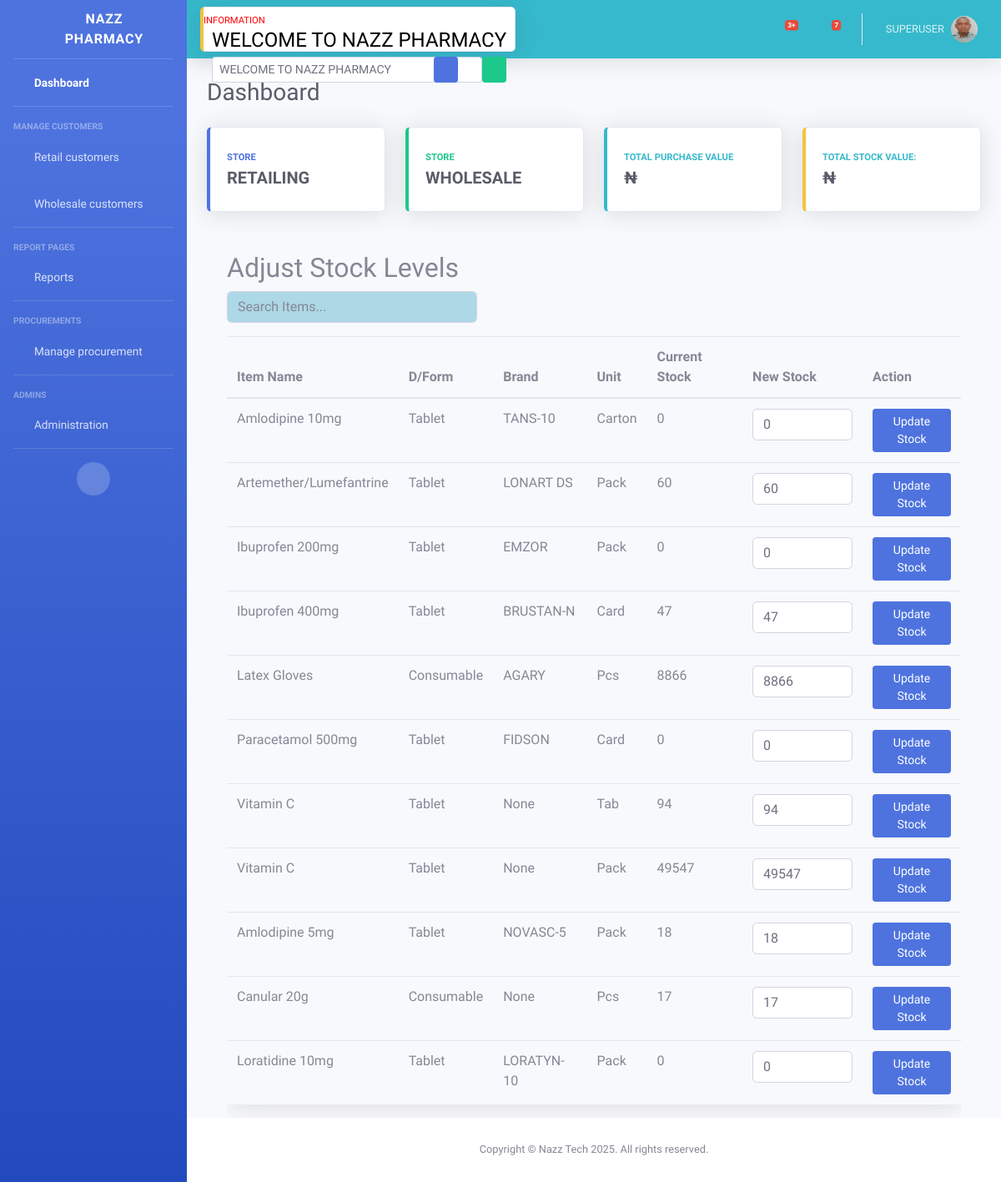
The page /adjust-stock-levels/ (signed in) on the database as committed earlier.
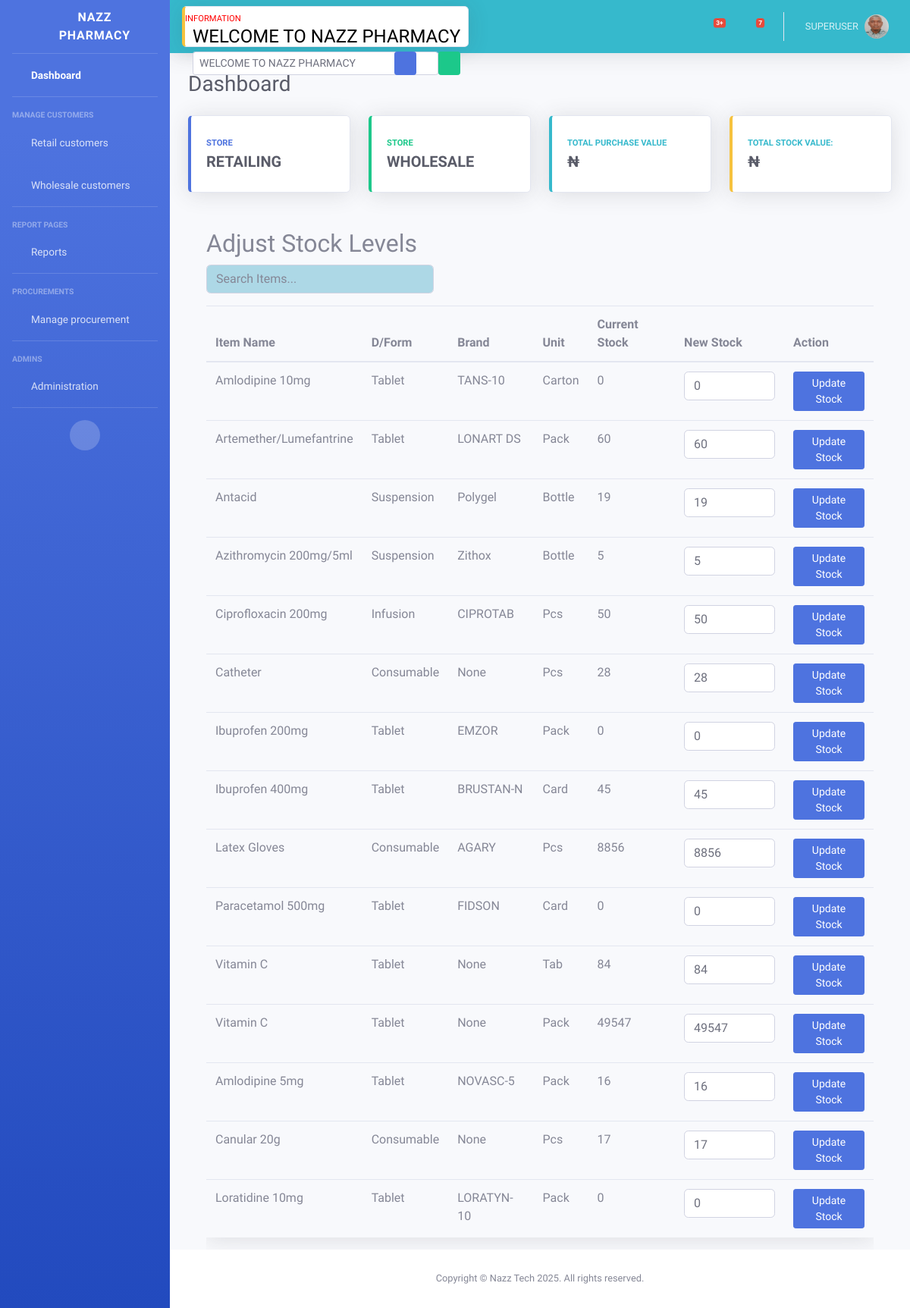
The same page on the database as committed later.
### store/models.py (models this page shows, shortened)
class Item(models.Model):
    name = models.CharField(max_length=200)
    dosage_form = models.CharField(max_length=200, blank=True, null=True)  # Removed choices to allow any value
    brand = models.CharField(max_length=200, blank=True, null=True)
    unit = models.CharField(max_length=200, blank=True, null=True)  # Removed choices to allow any value
    cost = models.DecimalField(max_digits=12, decimal_places=2, default=0)
    price = models.DecimalField(max_digits=12, decimal_places=2, default=0)
    markup = models.DecimalField(max_digits=6, decimal_places=2, default=0, choices=MARKUP_CHOICES)
    stock = models.PositiveIntegerField(default=0, null=True, blank=True)
    low_stock_threshold = models.PositiveIntegerField(default=0, null=True, blank=True)
    exp_date = models.DateField(null=True, blank=True)
    class Meta:
        ordering = ('name',)

### store/views.py (the view)
# urls.py: path('adjust-stock-levels/', views.adjust_stock_levels, name='adjust_stock_levels'),
@user_passes_test(lambda u: u.is_superuser)
@login_required
def adjust_stock_levels(request):
    items = Item.objects.all().order_by('name')
    return render(request, 'store/adjust_stock_level.html', {'items': items})

### store/context_processors.py (called while the page is built)
def marquee_context(request):
    return {
        'marquee_text': cache.get('marquee_text', 'WELCOME TO NAZZ PHARMACY')
    }

### userauth/models.py (called while the page is built)
    @classmethod
    def log_activity(cls, user, action, action_type='OTHER', target_model=None, target_id=None,
                    ip_address=None, user_agent=None):
        return cls.objects.create(
            user=user,
            action=action,
            action_type=action_type,
            target_model=target_model,
            target_id=target_id,
            ip_address=ip_address,
            user_agent=user_agent
        )

### userauth/permissions.py (called while the page is built)
def is_admin(user):
    return user.is_authenticated and user.profile.user_type == 'Admin'

def is_manager(user):
    return user.is_authenticated and user.profile.user_type == 'Manager'

def is_pharmacist(user):
    return user.is_authenticated and user.profile.user_type == 'Pharmacist'

def is_pharm_tech(user):
    return user.is_authenticated and user.profile.user_type == 'Pharm-Tech'

def is_salesperson(user):
    return user.is_authenticated and user.profile.user_type == 'Salesperson'

def is_admin_or_manager(user):
    return user.is_authenticated and user.profile.user_type in ['Admin', 'Manager']

### templates/store/adjust_stock_level.html (shortened to what this page needs)
{% extends "partials/base.html" %}
{% block content %}
<div class="container mt-4">
    <h2>Adjust Stock Levels</h2>
    <div class="mb-3">
        <input type="text"
               class="form-control"
               style="width: 300px; background-color: lightblue;"
               placeholder="Search Items..."
               name="q"
               hx-get="{% url 'store:search_for_adjustment' %}"
               hx-target="#items-table"
               hx-trigger="keyup changed delay:500ms"
               hx-include="this">
    </div>
    <div class="table-responsive">
        <table class="table table-hover shadow">
            <thead>
                <tr>
                    <th>Item Name</th>
                    <th>D/Form</th>
                    <th>Brand</th>
                    <th>Unit</th>
                    <th>Current Stock</th>
                    <th>New Stock</th>
                    <th>Action</th>
                </tr>
            </thead>
            <tbody id="items-table">
                {% for item in items %}
                <tr id="item-row-{{ item.id }}">
                    <td>{{ item.name|title }}</td>
                    <td>{{ item.dosage_form }}</td>
                    <td>{{ item.brand }}</td>
                    <td>{{ item.unit }}</td>
                    <td>{{ item.stock }}</td>
                    <td>
                        <input type="number"
                               class="form-control"
                               style="width: 120px;"
                               id="new-stock-{{ item.id }}"
                               name="new-stock-{{ item.id }}"
                               value="{{ item.stock }}"
                               min="0">
                    </td>
                    <td>
                        <button class="btn btn-primary btn-sm"
                                hx-post="{% url 'store:adjust_stock_level' item.id %}"
                                hx-include="#new-stock-{{ item.id }}"
                                hx-target="#item-row-{{ item.id }}"
                                hx-swap="outerHTML">
                            Update Stock
                        </button>
                    </td>
                </tr>
                {% endfor %}
            </tbody>
        </table>
    </div>
</div>
{% endblock %}

Rows that differ between the two databases and show on the page:
added Item: name "Antacid", dosage_form "Suspension", brand "Polygel", unit "Bottle", stock "19"
added Item: name "Azithromycin 200mg/5ml", dosage_form "Suspension", brand "Zithox", unit "Bottle", stock "5"
added Item: name "Ciprofloxacin 200mg", dosage_form "Infusion", brand "CIPROTAB", unit "Pcs", stock "50"
added Item: name "Catheter", dosage_form "Consumable", brand "None", unit "Pcs", stock "28"
changed Item "Ibuprofen 400mg": stock "47" → "45"
changed Item "Latex Gloves": stock "8866" → "8856"
changed Item "Tab": stock "94" → "84"
changed Item "Amlodipine 5mg": stock "18" → "16"
